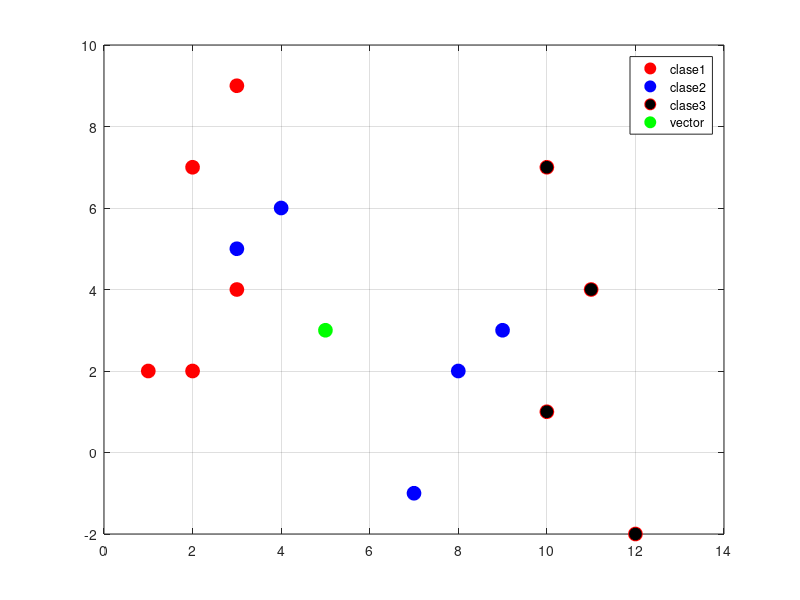

This chart was generated by the following MATLAB code:
warning off all 
clc;
disp('Welcome to Pattern Recognition')

%Diseno de un clasificador dde distancia Euclideana

%Metiendo las clases de pertenencia 
c1=[1 2 3 2 3; 2 2 4 7 9];
c2=[3 4 7 8 9; 5 6 -1 2 3];
c3=[10 10 11 12 13; 1 7 4 -2 9];
%vector desconocido 
vector=[5;3];

%Graficando las clases 
figure(1)
plot(c1(1, :),c1(2, :),'ro','MarkerFaceColor','r','MarkerSize', 10)
grid on
hold on
plot(c2(1, :),c2(2, :),'bo','MarkerFaceColor','b','MarkerSize', 10)
plot(c3(1, :),c3(2, :),'ro','MarkerFaceColor','k','MarkerSize', 10)
plot(vector(1,:),vector(2,:),'go','MarkerFaceColor','g','MarkerSize', 10)
legend('clase1','clase2','clase3','vector')

%Obteniendo parametrosmde cada clase
media1=mean(c1,2);
media2=mean(c2,2);
media3=mean(c3,2);

trix_cov1 = (c1 - media1) * (c1 - media1)';
% Los representantes de la clase 1 menos la media 1;
inv_matrix = inv(trix_cov1);
% Invertimo la matriz


trix_cov2 = (c2 - media2) * (c2 - media2)';
% Los representantes de la clase 1 menos la media 1;
inv_matrix2 = inv(trix_cov2);
% Invertimo la matriz


trix_cov3 = (c3 - media3) * (c3 - media3)';
% Los representantes de la clase 1 menos la media 1;
inv_matrix3 = inv(trix_cov3);
% Invertimo la matriz


dist1 = (vector - media1)' * inv_matrix * (vector -media1);
dist2 = (vector - media2)' * inv_matrix2 * (vector -media2);
dist3 = (vector - media3)' * inv_matrix3 * (vector -media3);

distTotal = [dist1 dist2 dist3];
minimo = min(distTotal);
dato1 = find(minimo == distTotal);
fprintf('El vector desconocido pertenece a la clase %d\n', dato1);
disp("fin de proceso")


